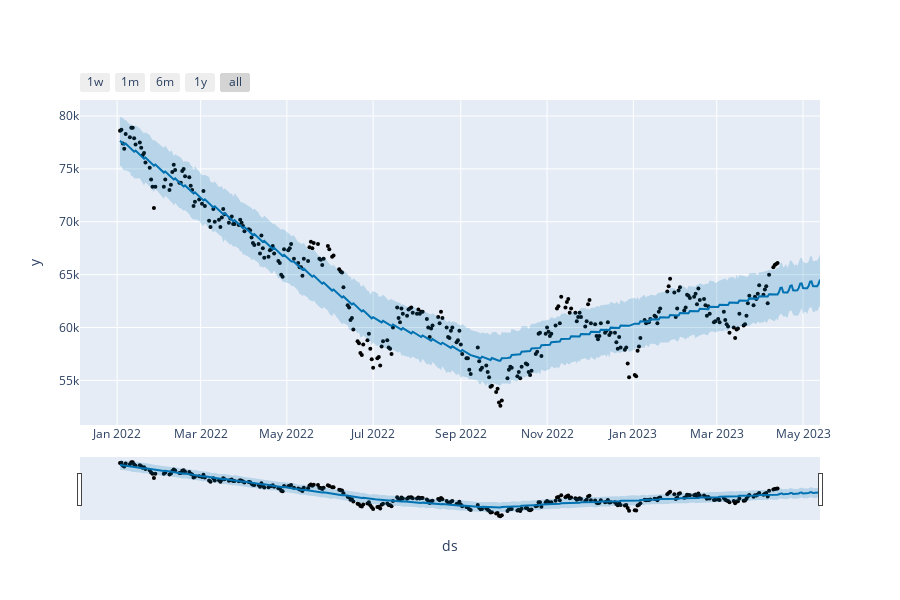

Write notebook code for a chart like this one.
### Code cell
# 이왕이면 plotly 사용하기!
fig = plot_plotly(m, forecast)
fig

### Figure 1 — Plotly figure (JSON) as saved in the notebook; plotly's stock layout.template omitted (floating-point values rounded to 4 significant figures; data arrays with more than 128 entries replaced by an {"elided": "..."} marker saying what was removed)
{"data": [{"marker": {"color": "black", "size": 4}, "mode": "markers", "name": "Actual", "type": "scatter", "x": {"elided": "317 str values"}, "y": {"elided": "317 int values"}}, {"hoverinfo": "skip", "line": {"width": 0}, "mode": "lines", "type": "scatter", "x": {"elided": "347 str values"}, "y": {"elided": "347 float values"}}, {"fill": "tonexty", "fillcolor": "rgba(0, 114, 178, 0.2)", "line": {"color": "#0072B2", "width": 2}, "mode": "lines", "name": "Predicted", "type": "scatter", "x": {"elided": "347 str values"}, "y": {"elided": "347 float values"}}, {"fill": "tonexty", "fillcolor": "rgba(0, 114, 178, 0.2)", "hoverinfo": "skip", "line": {"width": 0}, "mode": "lines", "type": "scatter", "x": {"elided": "347 str values"}, "y": {"elided": "347 float values"}}], "layout": {"height": 600, "showlegend": false, "width": 900, "xaxis": {"rangeselector": {"buttons": [{"count": 7, "label": "1w", "step": "day", "stepmode": "backward"}, {"count": 1, "label": "1m", "step": "month", "stepmode": "backward"}, {"count": 6, "label": "6m", "step": "month", "stepmode": "backward"}, {"count": 1, "label": "1y", "step": "year", "stepmode": "backward"}, {"step": "all"}]}, "rangeslider": {"visible": true}, "title": {"text": "ds"}, "type": "date"}, "yaxis": {"title": {"text": "y"}}}}
